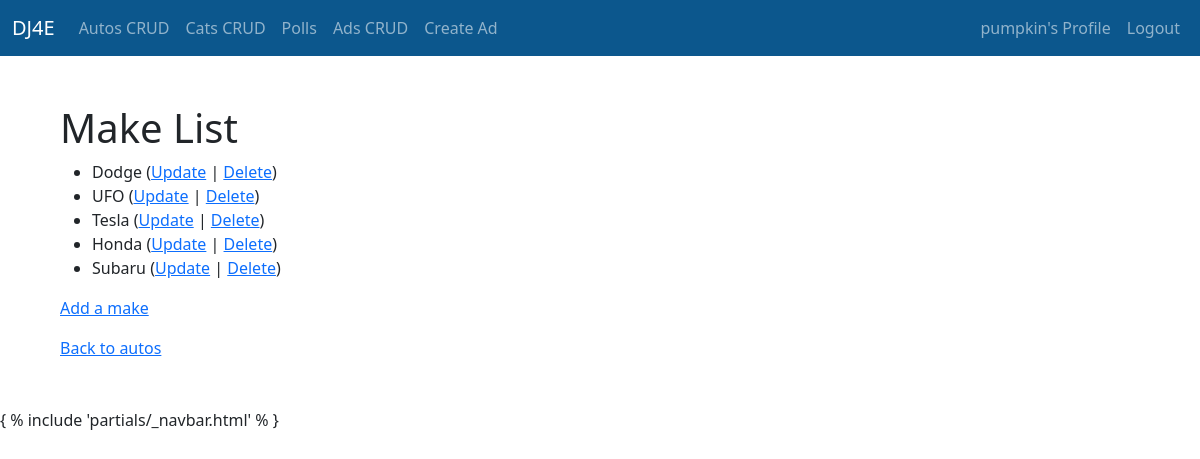
Screenshot of /autos/lookup/ (signed in) with the database file from the repository.
### autos/models.py (models this page shows, shortened)
class Make(models.Model):
    name = models.CharField(
            max_length=200,
            help_text='Enter a make (e.g. Dodge)',
            validators=[MinLengthValidator(2, "Make must be greater than 1 character")]
    )

### autos/views.py (the view)
# urls.py: path('lookup/', views.MakeView.as_view(), name='make_list'),
class MakeView(LoginRequiredMixin, View):
    def get(self, request):
        ml = Make.objects.all()
        ctx = {'make_list': ml}
        return render(request, 'autos/make_list.html', ctx)

### home/context_processors.py (called while the page is built)
def settings(request):
    return {
        'settings': django_settings,
    }

### autos/templates/autos/make_list.html
{% extends "base_bootstrap.html" %}
{% block content %}
  <h1>Make List</h1>
  {% if make_list %}
  <ul>
    {% for make in make_list %}
      <li>
          {{ make.name }}
         (<a href="{% url 'autos:make_update' make.id %}">Update</a> |
          <a href="{% url 'autos:make_delete' make.id %}">Delete</a>)
      </li>
    {% endfor %}
  </ul>
  {% else %}
    <p>There are no makes in the library.</p>
  {% endif %}
  <p><a href="{% url 'autos:make_create' %}">Add a make</a></p>
  <p>
    <a href="{% url 'autos:all' %}">Back to autos</a>
  </p>
{% endblock %}

### home/templates/partials/_navbar.html (shortened to what this page needs)
<nav class="navbar navbar-expand-lg navbar-dark" style="background-color:  #0c578d;">
    <div class="container-fluid">
      <a class="navbar-brand" href="#">DJ4E</a>
      <div class="collapse navbar-collapse" id="navbarSupportedContent">
          <ul class="navbar-nav me-auto mb-2 mb-lg-0">
            <li class="nav-item">
              <a class="nav-link {% if 'autos' == request.path %} active" style="color: red;" {% endif %} aria-current="page" href="{{ autos }}">Autos CRUD</a>
            </li>
            <li class="nav-item">
              <a class="nav-link" aria-current="page" href="{% url 'cats:cat_list' %}">Cats CRUD</a>
            </li>
            <li class="nav-item">
              <a class="nav-link" aria-current="page" href="{% url 'polls:index' %}">Polls</a>
            </li>
            <li class="nav-item">
              <a class="nav-link" aria-current="page" href="{% url 'ads:all' %}">Ads CRUD</a>
            </li>
            <li class="nav-item">
              <a class="nav-link" aria-current="page" href="{% url 'ads:ad_create' %}">Create Ad</a>
            </li>
          </ul>
        </div>
  <div class="nav navbar-nav navbar-right">
    {% if user.is_authenticated %}
      <a class="nav-item nav-link" href="#">{{user}}'s Profile</a>
      <a class="nav-item nav-link" href="#">Logout</a>
    {% else %}
      <a class="nav-item nav-link" href="{% url 'login' %}">Login</a>
      <a class="nav-item nav-link" href="{% url 'logout' %}">Register</a>
    {% endif %}
  </div>
      </div>
    </nav>

### rows the page displays
Make: name "Dodge"
Make: name "UFO"
Make: name "Tesla"
Make: name "Honda"
Make: name "Subaru"

### other values shown
{{ user }} "pumpkin"
